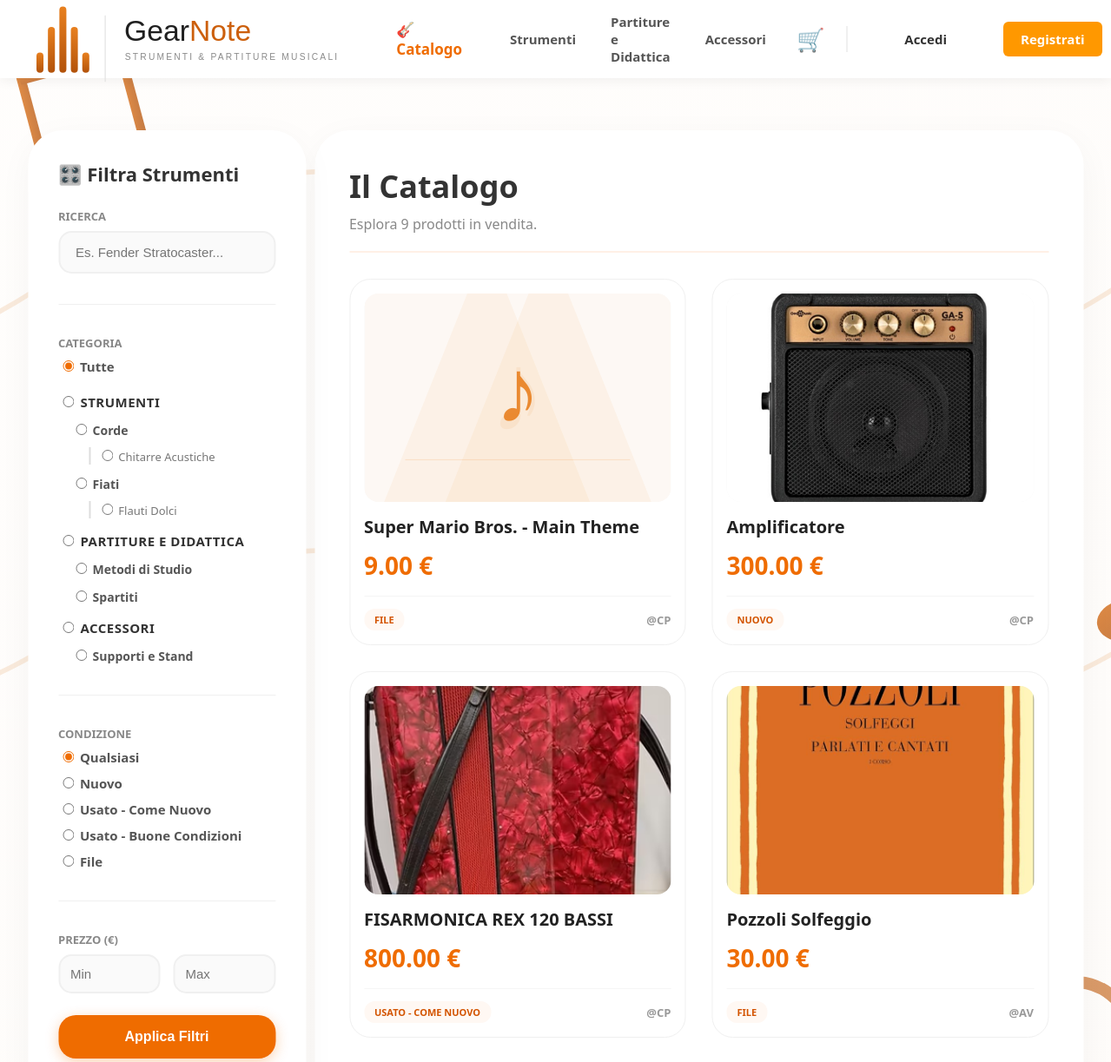
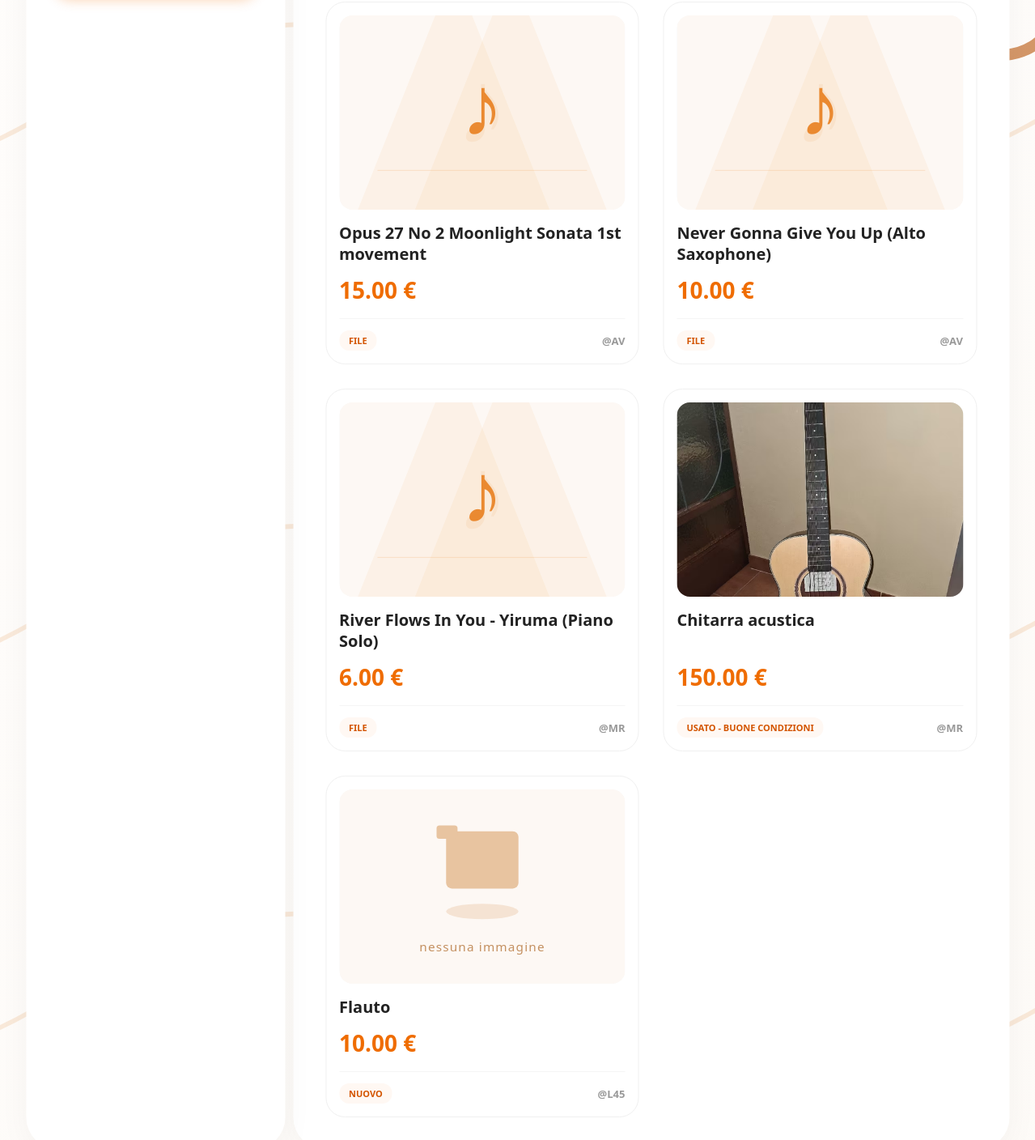
Screenshot of /catalogo/ with the database file from the repository (2 pictures, top to bottom).
### catalog/models.py (models this page shows, shortened)
class Categoria(models.Model):
    nome = models.CharField(max_length=100)
    slug = models.SlugField(unique=True, blank=True)
    categoria_padre = models.ForeignKey(
        'self',
        on_delete=models.CASCADE,
        null=True,
        blank=True,
        related_name='sottocategorie'
    )
    class Meta:
        verbose_name_plural = "Categorie"
    @property
    def ha_prodotti_attivi(self):
        if self.prodotti.filter(disponibile=True).exists():
            return True
        for figlio in self.sottocategorie.all():
            if figlio.ha_prodotti_attivi:
                return True
        return False

class Condizione(models.Model):
    nome = models.CharField(max_length=50, unique=True)
    class Meta:
        verbose_name_plural = "Condizioni"

class Prodotto(models.Model):
    venditore = models.ForeignKey(User, on_delete=models.CASCADE, related_name='prodotti_in_vendita')
    categoria = models.ForeignKey(Categoria, on_delete=models.SET_NULL, null=True, related_name='prodotti')
    condizione = models.ForeignKey(Condizione, on_delete=models.PROTECT, related_name='prodotti')
    titolo = models.CharField(max_length=200)
    descrizione = models.TextField()
    prezzo = models.DecimalField(
        max_digits=10,
        decimal_places=2,
        validators=[MinValueValidator(0.01)]
    )
    disponibile = models.BooleanField(default=True, help_text="Togli la spunta se l'oggetto è stato venduto")
    data_inserimento = models.DateTimeField(auto_now_add=True)
    data_modifica = models.DateTimeField(auto_now=True)
    class Meta:
        ordering = ['-data_inserimento']
    @property
    def immagine_principale(self):
        prima_foto = self.immagini.filter(principale=True).first()
        if prima_foto:
            return prima_foto.immagine.url
        cat_radice = self.categoria
        while cat_radice and cat_radice.categoria_padre:
            cat_radice = cat_radice.categoria_padre
        if cat_radice and "partiture" in cat_radice.nome.lower():
            return '/static/img/spartito.svg'
        return '/static/img/prodotto.svg'

class ImmagineProdotto(models.Model):
    prodotto = models.ForeignKey(Prodotto, on_delete=models.CASCADE, related_name='immagini')
    immagine = models.ImageField(upload_to=path_foto_prodotto)
    principale = models.BooleanField(default=False, help_text="Usa come foto copertina")
    class Meta:
        verbose_name_plural = "Immagini Prodotti"

### catalog/views.py (the view)
# urls.py: path('', views.lista_prodotti, name='lista'),
def lista_prodotti(request, slug_categoria=None):
    prodotti = Prodotto.objects.filter(disponibile=True)
    categorie_principali = Categoria.objects.filter(categoria_padre__isnull=True)
    condizioni = Condizione.objects.filter(prodotti__disponibile=True).distinct()
    query_ricerca = request.GET.get('q')
    prezzo_min = request.GET.get('min_prezzo')
    prezzo_max = request.GET.get('max_prezzo')
    condizione_id = request.GET.get('condizione')
    if slug_categoria:
        categoria_scelta = get_object_or_404(Categoria, slug=slug_categoria)
        def get_tutti_i_discendenti(cat):
            lista_ids = [cat.id]
            for sottocategoria in cat.sottocategorie.all():
                lista_ids.extend(get_tutti_i_discendenti(sottocategoria))
            return lista_ids
        tutti_gli_ids = get_tutti_i_discendenti(categoria_scelta)
        prodotti = prodotti.filter(categoria__id__in=tutti_gli_ids)
        cat_selezionata_id = categoria_scelta.id                            # Per il template
    else:
        categoria_id = request.GET.get('categoria')
        cat_selezionata_id = int(categoria_id) if categoria_id else None
        if categoria_id:
            categoria_scelta = Categoria.objects.get(id=categoria_id)
    context = {
        'prodotti': prodotti,
        'categorie_principali': categorie_principali,
        'condizioni': condizioni,
        'cat_selezionata': cat_selezionata_id,
        'cond_selezionata': condizione_id,
        'q': query_ricerca,
    }
    return render(request, 'catalog/lista.html', context)

### catalog/templates/catalog/lista.html (shortened to what this page needs)
{% extends 'base.html' %}
{% load static %}
{% block content %}
<link rel="stylesheet" href="{% static 'catalog/css/catalogo.css' %}">
<div class="layout-catalogo">
    <div class="bolla-filtri">
        <h3 class="filtri-titolo">🎛️ Filtra Strumenti</h3>
        <form action="{% url 'catalog:lista' %}" method="GET" style="display: flex; flex-direction: column; gap: 15px;">
            <div>
                <label class="filtro-label">Ricerca</label>
                <input type="text" name="q" value="{{ request.GET.q|default:'' }}" placeholder="Es. Fender Stratocaster..." class="filtro-input">
            </div>
            <div class="separatore"></div>
            <div>
                <label class="filtro-label">Categoria</label>
                <div style="display: flex; flex-direction: column; gap: 8px;">
                    <label style="font-size: 15px; color: #555; font-weight: 600; cursor: pointer; margin-bottom: 5px;">
                        <input type="radio" name="categoria" value="" {% if not cat_selezionata %}checked{% endif %} style="accent-color: #ef6c00;"> Tutte
                    </label>
                    {% for macro in categorie_principali %}
                        {% if macro.ha_prodotti_attivi %}
                            <label style="font-size: 15px; color: #333; font-weight: 800; cursor: pointer; margin-top: 8px; text-transform: uppercase; letter-spacing: 0.5px;">
                                <input type="radio" name="categoria" value="{{ macro.id }}"
                                       style="accent-color: #ef6c00;"> {{ macro.nome }}
                            </label>
                            {% for categoria in macro.sottocategorie.all %}
                                {% if categoria.ha_prodotti_attivi %}
                                    <label style="font-size: 14px; color: #555; font-weight: 600; cursor: pointer; margin-left: 15px; margin-top: 4px;">
                                        <input type="radio" name="categoria" value="{{ categoria.id }}"
                                               style="accent-color: #ef6c00;"> {{ categoria.nome }}
                                    </label>
                                    {% for sottocategoria in categoria.sottocategorie.all %}
                                        {% if sottocategoria.ha_prodotti_attivi %}
                                            <label style="font-size: 13px; color: #777; font-weight: 500; cursor: pointer; margin-left: 35px; border-left: 2px solid #ddd; padding-left: 8px; margin-top: 2px;">
                                                <input type="radio" name="categoria" value="{{ sottocategoria.id }}"
                                                       style="accent-color: #ef6c00;"> {{ sottocategoria.nome }}
                                            </label>
                                        {% endif %}
                                    {% endfor %}
                                {% endif %}
                            {% endfor %}
                        {% endif %}
                    {% endfor %}
                </div>
            </div>
            <div class="separatore"></div>
            <div>
                <label class="filtro-label">Condizione</label>
                <div style="display: flex; flex-direction: column; gap: 10px;">
                    <label style="font-size: 15px; color: #555; font-weight: 600; cursor: pointer;">
                        <input type="radio" name="condizione" value="" {% if not cond_selezionata %}checked{% endif %} style="accent-color: #ef6c00;"> Qualsiasi
                    </label>
                    {% for singola_condizione in condizioni %}
                        <label style="font-size: 15px; color: #555; font-weight: 600; cursor: pointer;">
                            <input type="radio" name="condizione" value="{{ singola_condizione.id }}"
                                   style="accent-color: #ef6c00;"> {{ singola_condizione.nome }}
                        </label>
                    {% endfor %}
                </div>
            </div>
            <div class="separatore"></div>
            <div>
                <label class="filtro-label">Prezzo (€)</label>
                <div style="display: flex; gap: 15px;">
                    <input type="number" name="min_prezzo" value="{{ request.GET.min_prezzo }}" placeholder="Min" class="filtro-input" style="padding: 12px;">
                    <input type="number" name="max_prezzo" value="{{ request.GET.max_prezzo }}" placeholder="Max" class="filtro-input" style="padding: 12px;">
                </div>
            </div>
            <button type="submit" class="btn-applica">Applica Filtri</button>
        </form>
    </div>
    <div class="bolla-vetrina">
        <div style="margin-bottom: 30px; padding-bottom: 20px; border-bottom: 2px solid #fff0e6; display: flex; justify-content: space-between; align-items: flex-end;">
            <div>
                <h1 style="color: #333; font-weight: 800; font-size: 36px; margin: 0;">Il Catalogo</h1>
                <p style="color: #888; font-weight: 500; margin: 8px 0 0 0; font-size: 16px;">
                    Esplora {{ prodotti|length }} prodotti in vendita.
                </p>
            </div>
        </div>
        <div class="griglia-prodotti">
            {% for prodotto in prodotti %}
                <a href="{% url 'catalog:dettaglio' prodotto.id %}" class="card-link">
                    <div class="prodotto-card">
                        <div class="img-container">
                            <img src="{{ prodotto.immagine_principale }}" alt="{{ prodotto.titolo }}">
                        </div>
                        <h3 class="prodotto-titolo">{{ prodotto.titolo }}</h3>
                        <div class="prodotto-prezzo">{{ prodotto.prezzo }} €</div>
                        <div class="prodotto-footer">
                            <span class="badge-condizione">{{ prodotto.condizione.nome }}</span>
                            <span style="font-size: 13px; color: #999; font-weight: 700;">@{{ prodotto.venditore.username }}</span>
                        </div>
                    </div>
                </a>
            {% endfor %}
        </div>
    </div>
</div>
{% endblock content %}

### templates/base.html (shortened to what this page needs)
{% load static %}
<!DOCTYPE html>
<html lang="it">
<head>
    <link rel="stylesheet" href="{% static 'css/style.css' %}">
</head>
<body>
    <header class="navbar" style="display: flex; justify-content: space-between; align-items: center;">
        <div style="display: flex; align-items: center; gap: 40px;">
            <div class="logo">
                <a href="/">
                    <img src="{% static 'img/logo.svg' %}" alt="Logo GearNote" style="display: block;">
                </a>
            </div>
            <a href="{% url 'catalog:lista' %}" style="
                font-size: 17px;
                font-weight: 800;
                color: #ef6c00;
                text-decoration: none;
                display: flex;
                align-items: center;
                gap: 8px;
                padding: 8px 15px;
                border-radius: 12px;
                transition: all 0.2s ease;
            " onmouseover="this.style.backgroundColor='#fff8f3'; this.style.transform='translateY(-2px)';" onmouseout="this.style.backgroundColor='transparent'; this.style.transform='translateY(0)';"
            >
                🎸 Catalogo
            </a>
            {% for macro in categorie_principali %}
                <a href="{% url 'catalog:categoria_detail' macro.slug %}" class="link-macro" style="
                    font-size: 15px;
                    font-weight: 600;
                    color: #555;
                    text-decoration: none;
                    transition: color 0.2s;
                " onmouseover="this.style.color='#ef6c00';" onmouseout="this.style.color='#555';">
                    {{ macro.nome }}
                </a>
            {% endfor %}
        </div>
        <nav class="nav-links" style="display: flex; align-items: center; gap: 20px;">
            <a href="{% url 'cart:vedi_carrello' %}" style="text-decoration: none; position: relative; display: flex; align-items: center; justify-content: center; padding: 5px; transition: transform 0.2s ease;" onmouseover="this.style.transform='scale(1.1)';" onmouseout="this.style.transform='scale(1)';">
                <span style="font-size: 26px;">🛒</span>
            </a>
            <div style="width: 2px; height: 30px; background-color: #f0f0f0;"></div>
            {% if user.is_authenticated %}
                <a href="{% url 'accounts:profilo' %}" style="
                    padding: 10px 20px;
                    background: white;
                    color: #ef6c00;
                    border: 2px solid #fde4d0;
                    border-radius: 12px;
                    font-weight: 700;
                    text-decoration: none;
                    transition: all 0.2s ease;
                " onmouseover="this.style.borderColor='#ef6c00'; this.style.boxShadow='0 4px 10px rgba(239, 108, 0, 0.1)';" onmouseout="this.style.borderColor='#fde4d0'; this.style.boxShadow='none';">
                    👤 Il mio Profilo
                </a>
                <form action="{% url 'accounts:logout' %}" method="post" style="display: inline;">
                    {% csrf_token %}
                    <button type="submit" class="btn-primary">Esci</button>
                </form>
            {% else %}
                <a href="{% url 'accounts:login' %}" style="text-decoration: none; color: #333; font-weight: 700; padding: 10px 15px;">Accedi</a>
                <a href="{% url 'accounts:registrati' %}" class="btn-primary">Registrati</a>
            {% endif %}
        </nav>
    </header>
    <main class="container">
        {% block content %}
        {% endblock content %}
    </main>
</body>
</html>

### rows the page displays
Categoria: nome "Strumenti", categoria "☐ STRUMENTI", nome "STRUMENTI"
Categoria: nome "Partiture e Didattica", categoria "☐ PARTITURE E DIDATTICA", nome "PARTITURE E DIDATTICA"
Categoria: nome "Accessori", categoria "☐ ACCESSORI", nome "ACCESSORI"
Categoria: categoria "☐ Corde", nome "Corde"
Categoria: categoria "☐ Chitarre Acustiche", nome "Chitarre Acustiche"
Categoria: categoria "☐ Fiati", nome "Fiati"
Categoria: categoria "☐ Flauti Dolci", nome "Flauti Dolci"
Categoria: categoria "☐ Metodi di Studio", nome "Metodi di Studio"
Categoria: categoria "☐ Spartiti", nome "Spartiti"
Categoria: categoria "☐ Supporti e Stand", nome "Supporti e Stand"
Condizione: condizione "☐ Nuovo", nome "Nuovo"
Condizione: condizione "☐ Usato - Come Nuovo", nome "Usato - Come Nuovo"
Condizione: condizione "☐ Usato - Buone Condizioni", nome "Usato - Buone Condizioni"
Condizione: condizione "☐ File", nome "File"
Prodotto: titolo "Super Mario Bros. - Main Theme", prezzo "9.00", condizione.nome "FILE", venditore.username "CP"
Prodotto: immagine_principale (picture), titolo "Amplificatore", prezzo "300.00", condizione.nome "NUOVO", venditore.username "CP"
Prodotto: immagine_principale (picture), titolo "FISARMONICA REX 120 BASSI", prezzo "800.00", condizione.nome "USATO - COME NUOVO", venditore.username "CP"
Prodotto: immagine_principale (picture), titolo "Pozzoli Solfeggio", prezzo "30.00", condizione.nome "FILE", venditore.username "AV"
Prodotto: titolo "Opus 27 No 2 Moonlight Sonata 1st movement", prezzo "15.00", condizione.nome "FILE", venditore.username "AV"
Prodotto: titolo "Never Gonna Give You Up (Alto Saxophone)", prezzo "10.00", condizione.nome "FILE", venditore.username "AV"
Prodotto: titolo "River Flows In You - Yiruma (Piano Solo)", prezzo "6.00", condizione.nome "FILE", venditore.username "MR"
Prodotto: immagine_principale (picture), titolo "Chitarra acustica", prezzo "150.00", condizione.nome "USATO - BUONE CONDIZIONI", venditore.username "MR"
Prodotto: shows a picture, titolo "Flauto", prezzo "10.00", condizione.nome "NUOVO", venditore.username "L45"

### other values shown
{{ prodotti|length }} "9"
